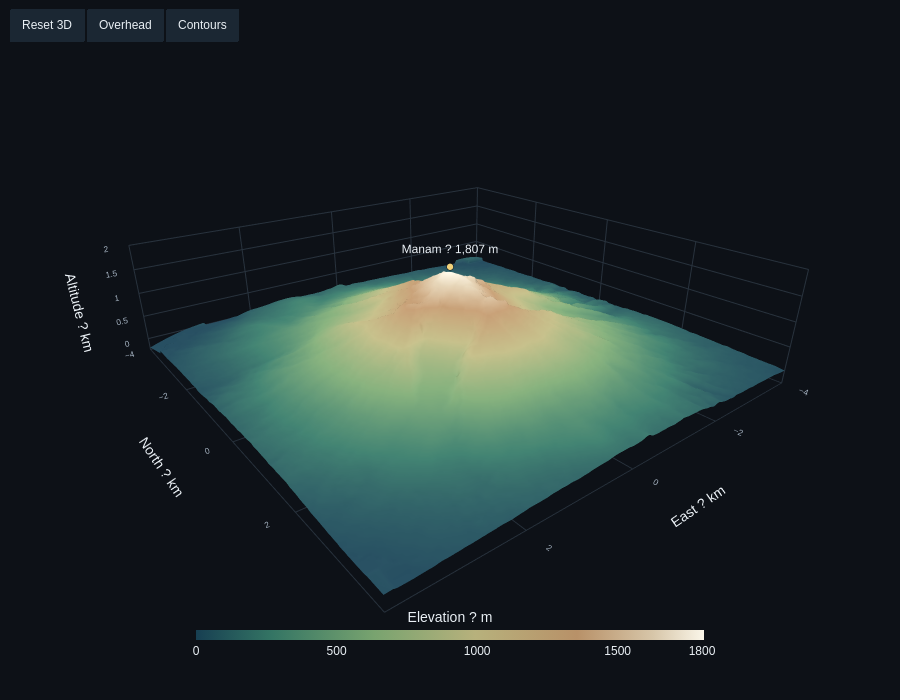

Source (notebook cell):
### Code cell
# Horizontal and vertical axes are all in km; aspectmode=data avoids exaggeration.
BG, FG, MUTED = '#0d1117', '#eaf0f5', '#a4b2c1'
colors = [[0, '#173f52'], [.15, '#347564'], [.35, '#78a36f'],
          [.55, '#b7b17c'], [.75, '#b89168'], [.90, '#d7c6a9'], [1, '#faf6e9']]
home_camera = dict(eye=dict(x=1.3, y=1.65, z=.85), up=dict(x=0, y=0, z=1),
                   center=dict(x=0, y=0, z=-.12), projection=dict(type='perspective'))
top_camera = dict(eye=dict(x=0, y=0, z=2.5), up=dict(x=0, y=1, z=0),
                  center=dict(x=0, y=0, z=0), projection=dict(type='orthographic'))
fig = go.Figure(go.Surface(
    x=x_km.astype(np.float32), y=y_km.astype(np.float32), z=height_km.astype(np.float32),
    surfacecolor=height_m.astype(np.float32), colorscale=colors, cmin=0, cmax=SUMMIT_M,
    customdata=np.stack((np.abs(np.round(latitude, 5)), np.round(longitude, 5)), axis=-1).astype(np.float32),
    hovertemplate='Elevation %{z:.3f} km<br>%{customdata[0]:.5f}? S ? %{customdata[1]:.5f}? E<extra>Terrain</extra>',
    colorbar=dict(title=dict(text='Elevation ? m', side='top'), orientation='h',
                  x=.5, xanchor='center', y=-.08, len=.60, thickness=10,
                  tickvals=[0, 500, 1000, 1500, 1800], outlinewidth=0),
    contours=dict(z=dict(show=False, start=0, end=1.8, size=.1,
                         usecolormap=False, color='#45515c', width=1, highlight=False)),
    lighting=dict(ambient=.55, diffuse=.85, roughness=.9, specular=.15, fresnel=.15),
    lightposition=dict(x=10000, y=15000, z=20000), name='Terrain'))
fig.add_trace(go.Scatter3d(x=[0], y=[0], z=[SUMMIT_M/1000], mode='markers+text',
    marker=dict(size=4, color='#f3d37b', line=dict(width=1, color=BG)),
    text=[f'Manam ? {SUMMIT_M:,} m'], textposition='top center', textfont=dict(size=12, color=FG),
    hovertemplate=f'Summit reference: {SUMMIT_M:,} m<br>DEM here: {summit_dem:,.0f} m<extra>Manam</extra>',
    showlegend=False))
axis = dict(showbackground=False, gridcolor='#28323d', zeroline=False,
            tickfont=dict(size=10, color=MUTED), showspikes=False)
fig.update_layout(template='plotly_dark', paper_bgcolor=BG, plot_bgcolor=BG,
    font=dict(family='Arial, sans-serif', color=FG, size=12), height=700,
    margin=dict(l=10, r=10, t=60, b=80), showlegend=False,
    scene=dict(bgcolor=BG, aspectmode='data', camera=home_camera,
        xaxis=dict(**axis, title='East ? km', range=[-4,4], dtick=2),
        yaxis=dict(**axis, title='North ? km', range=[-4,4], dtick=2),
        zaxis=dict(**axis, title='Altitude ? km', range=[-.25,2.0], dtick=.5),
    ),
    updatemenus=[dict(type='buttons', direction='right', x=0, xanchor='left', y=1.11,
        yanchor='top', bgcolor='#1b2733', bordercolor='#455569', font=dict(size=12),
        showactive=False, buttons=[
            dict(label='Reset 3D', method='relayout', args=[{'scene.camera':home_camera}]),
            dict(label='Overhead', method='relayout', args=[{'scene.camera':top_camera}]),
            dict(label='Contours', method='restyle', args=[{'contours.z.show':True}, [0]],
                 args2=[{'contours.z.show':False}, [0]])])])
config = dict(responsive=True, scrollZoom=True, displaylogo=False, displayModeBar=False)
fig.show(config=config)

### Figure 1 — Plotly figure (JSON) as saved in the notebook; plotly's stock layout.template omitted (floating-point values rounded to 4 significant figures; data arrays with more than 128 entries replaced by an {"elided": "..."} marker saying what was removed)
{"data": [{"cmax": 1807, "cmin": 0, "colorbar": {"len": 0.6, "orientation": "h", "outlinewidth": 0, "thickness": 10, "tickvals": [0, 500, 1000, 1500, 1800], "title": {"side": "top", "text": "Elevation ? m"}, "x": 0.5, "xanchor": "center", "y": -0.08}, "colorscale": [[0, "#173f52"], [0.15, "#347564"], [0.35, "#78a36f"], [0.55, "#b7b17c"], [0.75, "#b89168"], [0.9, "#d7c6a9"], [1, "#faf6e9"]], "contours": {"z": {"color": "#45515c", "end": 1.8, "highlight": false, "show": false, "size": 0.1, "start": 0, "usecolormap": false, "width": 1}}, "customdata": {"elided": "157922 float values"}, "hovertemplate": "Elevation %{z:.3f} km<br>%{customdata[0]:.5f}? S ? %{customdata[1]:.5f}? E<extra>Terrain</extra>", "lighting": {"ambient": 0.55, "diffuse": 0.85, "fresnel": 0.15, "roughness": 0.9, "specular": 0.15}, "lightposition": {"x": 10000, "y": 15000, "z": 20000}, "name": "Terrain", "surfacecolor": {"elided": "281x281 float values"}, "type": "surface", "x": {"elided": "281 float values"}, "y": {"elided": "281 float values"}, "z": {"elided": "281x281 float values"}}, {"hovertemplate": "Summit reference: 1,807 m<br>DEM here: 1,670 m<extra>Manam</extra>", "marker": {"color": "#f3d37b", "line": {"color": "#0d1117", "width": 1}, "size": 4}, "mode": "markers+text", "showlegend": false, "text": ["Manam ? 1,807 m"], "textfont": {"color": "#eaf0f5", "size": 12}, "textposition": "top center", "type": "scatter3d", "x": [0], "y": [0], "z": [1.807]}], "layout": {"font": {"color": "#eaf0f5", "family": "Arial, sans-serif", "size": 12}, "height": 700, "margin": {"b": 80, "l": 10, "r": 10, "t": 60}, "paper_bgcolor": "#0d1117", "plot_bgcolor": "#0d1117", "scene": {"aspectmode": "data", "bgcolor": "#0d1117", "camera": {"center": {"x": 0, "y": 0, "z": -0.12}, "eye": {"x": 1.3, "y": 1.65, "z": 0.85}, "projection": {"type": "perspective"}, "up": {"x": 0, "y": 0, "z": 1}}, "xaxis": {"dtick": 2, "gridcolor": "#28323d", "range": [-4, 4], "showbackground": false, "showspikes": false, "tickfont": {"color": "#a4b2c1", "size": 10}, "title": {"text": "East ? km"}, "zeroline": false}, "yaxis": {"dtick": 2, "gridcolor": "#28323d", "range": [-4, 4], "showbackground": false, "showspikes": false, "tickfont": {"color": "#a4b2c1", "size": 10}, "title": {"text": "North ? km"}, "zeroline": false}, "zaxis": {"dtick": 0.5, "gridcolor": "#28323d", "range": [-0.25, 2], "showbackground": false, "showspikes": false, "tickfont": {"color": "#a4b2c1", "size": 10}, "title": {"text": "Altitude ? km"}, "zeroline": false}}, "showlegend": false, "updatemenus": [{"bgcolor": "#1b2733", "bordercolor": "#455569", "buttons": [{"args": [{"scene.camera": {"center": {"x": 0, "y": 0, "z": -0.12}, "eye": {"x": 1.3, "y": 1.65, "z": 0.85}, "projection": {"type": "perspective"}, "up": {"x": 0, "y": 0, "z": 1}}}], "label": "Reset 3D", "method": "relayout"}, {"args": [{"scene.camera": {"center": {"x": 0, "y": 0, "z": 0}, "eye": {"x": 0, "y": 0, "z": 2.5}, "projection": {"type": "orthographic"}, "up": {"x": 0, "y": 1, "z": 0}}}], "label": "Overhead", "method": "relayout"}, {"args": [{"contours.z.show": true}, [0]], "args2": [{"contours.z.show": false}, [0]], "label": "Contours", "method": "restyle"}], "direction": "right", "font": {"size": 12}, "showactive": false, "type": "buttons", "x": 0, "xanchor": "left", "y": 1.11, "yanchor": "top"}]}}
